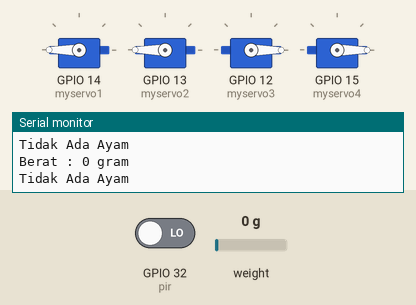
This sketch was run on a simulated ESP32. On the bench: 4 × servo, the last lines printed to the serial monitor. The inputs (shaded band) are chosen by the test bench; at power-on: weight on the scale 0 g, GPIO 32 (pir) LOW. WiFi joins after 1.5 s; servers stay silent unless stated; uploads are accepted with an empty reply.

Above: at 5.6 s.
5.7 s: weight on the scale set to 100 g
7.6 s: GPIO 32 (pir) driven HIGH
At 8.3 s:
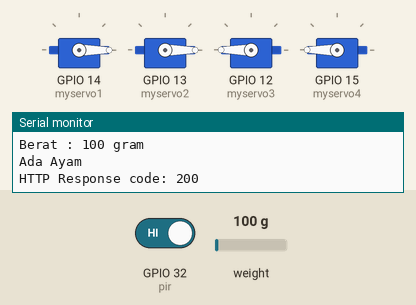
9.2 s: GPIO 32 (pir) driven LOW
At 11.2 s:
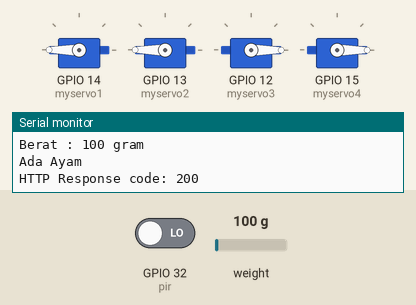
Timing chart, 0 to 12.7 s (numbered marks = the images above; inputs shaded):
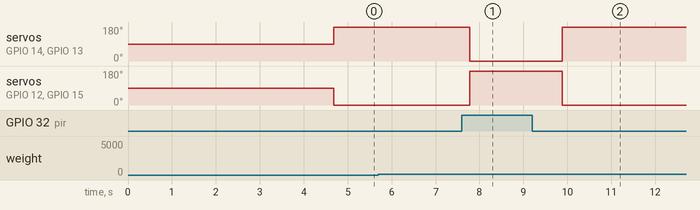

The sketch:

Sambrowfix.ino
```cpp
#include <WiFi.h>
#include <HTTPClient.h>
#include <ArduinoJson.h>
#include <HX711_ADC.h>
#include <ESP32_Servo.h>

const int HX711_dout = 16;  // mcu > HX711 dout pin
const int HX711_sck = 4;    // mcu > HX711 sck pin

const char* ssid = "My_Cipttt";
const char* password = "kedaireka";

const char* serverUrl = "https://script.google.com/macros/s/AKfycbxxtVnLR6rHuk8joPssc5Ep9WmozIH7-NDG1kR6qbHbjHXq2dMA8FVEXMs9UGl7J34n/exec";  // URL server tempat Anda ingin mengirim data

HX711_ADC LoadCell(HX711_dout, HX711_sck);
unsigned long t = 0;
int stableCount = 0;
int lastStableGram = 0;

int GRAM;
int berat;
int pir = 32;
Servo myservo1;
Servo myservo2;
Servo myservo3;
Servo myservo4;
int a = 0;
int z = 180;

void sendWeightData(int weightGram);

void setup() {
  Serial.begin(115200);
  delay(10);
  Serial.println();
  Serial.println("Starting...");


  float calibrationValue = 22.11;  // Set calibration value here

  LoadCell.begin();
  LoadCell.start(2000);                     // starting the load cell without tare
  LoadCell.setCalFactor(calibrationValue);  // set calibration factor (float)
  Serial.println("Startup is complete");

  while (!LoadCell.update())
    ;
  Serial.print("Calibration value: ");
  Serial.println(LoadCell.getCalFactor());
  Serial.print("HX711 measured conversion time ms: ");
  Serial.println(LoadCell.getConversionTime());
  Serial.print("HX711 measured sampling rate HZ: ");
  Serial.println(LoadCell.getSPS());
  Serial.print("HX711 measured settling time ms: ");
  Serial.println(LoadCell.getSettlingTime());
  Serial.println("Note that the settling time may increase significantly if you use delay() in your sketch!");
  if (LoadCell.getSPS() < 7) {
    Serial.println("!!Sampling rate is lower than specification, check MCU>HX711 wiring and pin designations");
  } else if (LoadCell.getSPS() > 100) {
    Serial.println("!!Sampling rate is higher than specification, check MCU>HX711 wiring and pin designations");
  }
  WiFi.begin(ssid, password);
  while (WiFi.status() != WL_CONNECTED) {
    delay(1000);
    Serial.println("Connecting to WiFi..");
  }
  Serial.println("Connected to WiFi");

  pinMode(pir, INPUT);
  myservo1.attach(14);
  myservo2.attach(13);
  myservo3.attach(12);
  myservo4.attach(15);
}
//------------------
float beratSebelumnya = 0;  // Berat sebelumnya untuk mendeteksi perubahan
float beratStabil = 0;      // Berat yang dianggap stabil
int jumlahStabil = 0;            // Menghitung jumlah pembacaan stabil berturut-turut
int jumlahStabilDiperlukan = 5;  // Jumlah pembacaan stabil yang dibutuhkan
float ambangPerubahan = 3.0;
bool dataDitampilkan = false; // Menyimpan status apakah data sudah ditampilkan
//---------------

void loop() {
  static boolean newDataReady = 0;
  const int serialPrintInterval = 100;  // increase value to slow down serial print activity

  // check for new data/start next conversion:
  if (LoadCell.update()) {
    newDataReady = true;
  }

  // get smoothed value from the dataset:
  if (newDataReady) {
    if (millis() > t + serialPrintInterval) {
      berat = LoadCell.getData();
      if (berat < 0) {
        berat = 0.00;
      }

      Serial.print("Berat : ");
      Serial.print(berat);
      Serial.println(" gram");
      KirimData(berat);

      // Check for stability
      if (abs(berat - lastStableGram) <= 20) {  // Jika perubahan berat kurang dari 10 gram, anggap stabil
        stableCount++;
      } else {
        stableCount = 0;  // Reset jika berat tidak stabil
        lastStableGram = berat;
      }
      // Variabel untuk pengukuran berat

      if (abs(berat - beratSebelumnya) >= ambangPerubahan) {
        Serial.print("Berat process : ");
        Serial.println(berat);
        dataDitampilkan = false;
      }
      if (stableCount >= jumlahStabilDiperlukan && !dataDitampilkan) {
        beratStabil = berat;
        Serial.print("Berat Stabil : ");
        Serial.println(beratStabil);
        stableCount = 0;
       dataDitampilkan = true;

      }
      beratSebelumnya = berat;
      newDataReady = false;
      t = millis();
      delay(250);
    }
  }
  int pirValue = digitalRead(pir);
  if (pirValue == HIGH && berat > 50) {
    Serial.println("Ada Ayam");
    myservo1.write(a);
    myservo2.write(a);
    myservo3.write(z);
    myservo4.write(z);
    delay(250);
  } else {
    Serial.println("Tidak Ada Ayam");
    myservo1.write(z);
    myservo2.write(z);
    myservo3.write(a);
    myservo4.write(a);
    delay(250);
  }
}

void KirimData(int BERAT) {
  // Cek jika terkoneksi ke Wi-Fi
  HTTPClient http;

  // Mulai koneksi dan kirim HTTP header
  http.begin(serverUrl);
  http.addHeader("Content-Type", "application/x-www-form-urlencoded");

  // Siapkan data yang akan dikirim
  String httpRequestData = "gram=" + String(BERAT);

  // Kirim HTTP POST request
  if (BERAT > 50) {
    Serial.println("Ada Ayam");
    int httpResponseCode = http.POST(httpRequestData);
    if (httpResponseCode > 0) {
      Serial.print("HTTP Response code: ");
      Serial.println(httpResponseCode);
    } else {
      Serial.print("Error code: ");
      Serial.println(httpResponseCode);
    }
  } else {
    Serial.println("Tidak Ada Ayam");
  }
  // Tutup koneksi
  http.end();
}
```

Measured:
- after the input at 7.6 s, servo on GPIO 14 (myservo1), servo on GPIO 13 (myservo2): 180° → 0° after 0.18 s; servo on GPIO 12 (myservo3), servo on GPIO 15 (myservo4): 0° → 180° after 0.18 s
- after the input at 9.2 s, servo on GPIO 14 (myservo1), servo on GPIO 13 (myservo2): 0° → 180° after 0.69 s; servo on GPIO 12 (myservo3), servo on GPIO 15 (myservo4): 180° → 0° after 0.69 s
